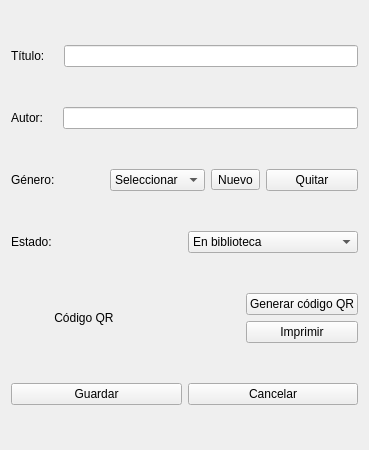
<?xml version="1.0" encoding="UTF-8"?>
<ui version="4.0">
 <class>Form</class>
 <widget class="QWidget" name="Form">
  <property name="geometry">
   <rect>
    <x>0</x>
    <y>0</y>
    <width>369</width>
    <height>450</height>
   </rect>
  </property>
  <property name="windowTitle">
   <string>Form</string>
  </property>
  <property name="windowIcon">
   <iconset>
    <normaloff>../../../Imágenes/fotomural-limas-fruta.png</normaloff>../../../Imágenes/fotomural-limas-fruta.png</iconset>
  </property>
  <layout class="QVBoxLayout" name="verticalLayout">
   <item>
    <layout class="QHBoxLayout" name="horizontalLayout_2">
     <item>
      <widget class="QLabel" name="label_2">
       <property name="text">
        <string>Título:    </string>
       </property>
      </widget>
     </item>
     <item>
      <widget class="QLineEdit" name="titulo_txt"/>
     </item>
    </layout>
   </item>
   <item>
    <layout class="QHBoxLayout" name="horizontalLayout_3">
     <item>
      <widget class="QLabel" name="label_3">
       <property name="text">
        <string>Autor:    </string>
       </property>
      </widget>
     </item>
     <item>
      <widget class="QLineEdit" name="autor_txt"/>
     </item>
    </layout>
   </item>
   <item>
    <layout class="QHBoxLayout" name="horizontalLayout">
     <item>
      <widget class="QLabel" name="label">
       <property name="text">
        <string>Género:</string>
       </property>
      </widget>
     </item>
     <item>
      <widget class="QComboBox" name="genero_cb">
       <item>
        <property name="text">
         <string>Seleccionar</string>
        </property>
       </item>
      </widget>
     </item>
     <item>
      <widget class="QToolButton" name="toolButton">
       <property name="text">
        <string>Nuevo</string>
       </property>
      </widget>
     </item>
     <item>
      <widget class="QPushButton" name="pushButton">
       <property name="text">
        <string>Quitar</string>
       </property>
      </widget>
     </item>
    </layout>
   </item>
   <item>
    <layout class="QHBoxLayout" name="estadolayout">
     <item>
      <widget class="QLabel" name="estadolabel">
       <property name="text">
        <string>Estado:</string>
       </property>
      </widget>
     </item>
     <item>
      <widget class="QComboBox" name="estado_cb">
       <item>
        <property name="text">
         <string>En biblioteca</string>
        </property>
       </item>
       <item>
        <property name="text">
         <string>En reparacion</string>
        </property>
       </item>
       <item>
        <property name="text">
         <string>Perdido</string>
        </property>
       </item>
      </widget>
     </item>
    </layout>
   </item>
   <item>
    <layout class="QHBoxLayout" name="horizontalLayout_4">
     <item>
      <widget class="QLabel" name="qr_perview">
       <property name="text">
        <string>             Código QR</string>
       </property>
      </widget>
     </item>
     <item>
      <spacer name="horizontalSpacer">
       <property name="orientation">
        <enum>Qt::Horizontal</enum>
       </property>
       <property name="sizeHint" stdset="0">
        <size>
         <width>40</width>
         <height>20</height>
        </size>
       </property>
      </spacer>
     </item>
     <item>
      <layout class="QVBoxLayout" name="verticalLayout_2">
       <item>
        <widget class="QPushButton" name="previsualizar_btn">
         <property name="text">
          <string>Generar código QR</string>
         </property>
        </widget>
       </item>
       <item>
        <widget class="QPushButton" name="imprimir_bt">
         <property name="text">
          <string>Imprimir</string>
         </property>
        </widget>
       </item>
      </layout>
     </item>
    </layout>
   </item>
   <item>
    <layout class="QHBoxLayout" name="horizontalLayout_5">
     <item>
      <widget class="QPushButton" name="aceptar_btn">
       <property name="text">
        <string>Guardar</string>
       </property>
      </widget>
     </item>
     <item>
      <widget class="QPushButton" name="cancelar_btn">
       <property name="text">
        <string>Cancelar</string>
       </property>
      </widget>
     </item>
    </layout>
   </item>
  </layout>
 </widget>
 <resources/>
 <connections>
  <connection>
   <sender>cancelar_btn</sender>
   <signal>clicked()</signal>
   <receiver>Form</receiver>
   <slot>close()</slot>
   <hints>
    <hint type="sourcelabel">
     <x>325</x>
     <y>404</y>
    </hint>
    <hint type="destinationlabel">
     <x>372</x>
     <y>423</y>
    </hint>
   </hints>
  </connection>
  <connection>
   <sender>aceptar_btn</sender>
   <signal>clicked()</signal>
   <receiver>Form</receiver>
   <slot>aceptar()</slot>
   <hints>
    <hint type="sourcelabel">
     <x>53</x>
     <y>410</y>
    </hint>
    <hint type="destinationlabel">
     <x>4</x>
     <y>421</y>
    </hint>
   </hints>
  </connection>
  <connection>
   <sender>previsualizar_btn</sender>
   <signal>clicked()</signal>
   <receiver>Form</receiver>
   <slot>previsualizar()</slot>
   <hints>
    <hint type="sourcelabel">
     <x>357</x>
     <y>305</y>
    </hint>
    <hint type="destinationlabel">
     <x>368</x>
     <y>297</y>
    </hint>
   </hints>
  </connection>
  <connection>
   <sender>imprimir_bt</sender>
   <signal>clicked()</signal>
   <receiver>Form</receiver>
   <slot>imprimir()</slot>
   <hints>
    <hint type="sourcelabel">
     <x>357</x>
     <y>362</y>
    </hint>
    <hint type="destinationlabel">
     <x>365</x>
     <y>353</y>
    </hint>
   </hints>
  </connection>
  <connection>
   <sender>toolButton</sender>
   <signal>clicked()</signal>
   <receiver>Form</receiver>
   <slot>nuevogenero()</slot>
   <hints>
    <hint type="sourcelabel">
     <x>260</x>
     <y>200</y>
    </hint>
    <hint type="destinationlabel">
     <x>216</x>
     <y>173</y>
    </hint>
   </hints>
  </connection>
  <connection>
   <sender>pushButton</sender>
   <signal>clicked()</signal>
   <receiver>Form</receiver>
   <slot>quitargenero()</slot>
   <hints>
    <hint type="sourcelabel">
     <x>358</x>
     <y>200</y>
    </hint>
    <hint type="destinationlabel">
     <x>236</x>
     <y>95</y>
    </hint>
   </hints>
  </connection>
  <connection>
   <sender>titulo_txt</sender>
   <signal>textChanged(QString)</signal>
   <receiver>Form</receiver>
   <slot>qrcambiado()</slot>
   <hints>
    <hint type="sourcelabel">
     <x>153</x>
     <y>49</y>
    </hint>
    <hint type="destinationlabel">
     <x>365</x>
     <y>79</y>
    </hint>
   </hints>
  </connection>
  <connection>
   <sender>autor_txt</sender>
   <signal>textChanged(QString)</signal>
   <receiver>Form</receiver>
   <slot>qrcambiado()</slot>
   <hints>
    <hint type="sourcelabel">
     <x>190</x>
     <y>128</y>
    </hint>
    <hint type="destinationlabel">
     <x>364</x>
     <y>142</y>
    </hint>
   </hints>
  </connection>
  <connection>
   <sender>genero_cb</sender>
   <signal>currentIndexChanged(QString)</signal>
   <receiver>Form</receiver>
   <slot>qrcambiado()</slot>
   <hints>
    <hint type="sourcelabel">
     <x>112</x>
     <y>185</y>
    </hint>
    <hint type="destinationlabel">
     <x>3</x>
     <y>129</y>
    </hint>
   </hints>
  </connection>
 </connections>
 <slots>
  <slot>previsualizar()</slot>
  <slot>aceptar()</slot>
  <slot>imprimir()</slot>
  <slot>nuevogenero()</slot>
  <slot>quitargenero()</slot>
  <slot>qrcambiado()</slot>
 </slots>
</ui>
